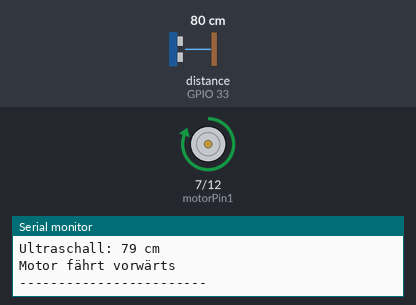
Simulated run of this sketch. Board: ESP32. On the bench: motor-driver pin pairs drawn as motors (green arrow = first pin HIGH = forward, orange = second pin HIGH = backward, longer = more drive, scaled by the enable pin), the last lines printed to the serial monitor. Wiring (inferred from the names in the program): ultrasonic range finder: trigger GPIO 32; echo GPIO 33. The inputs (shaded band) are chosen by the test bench; at power-on: distance to the obstacle (sensor on GPIO 33) 80 cm. The echo pulse lasts 58.3 µs per cm.

Above: at 1.2 s.
1.3 s: distance to the obstacle (sensor on GPIO 33) set to 13 cm
2.8 s: distance to the obstacle (sensor on GPIO 33) set to 10 cm
At 3.6 s:
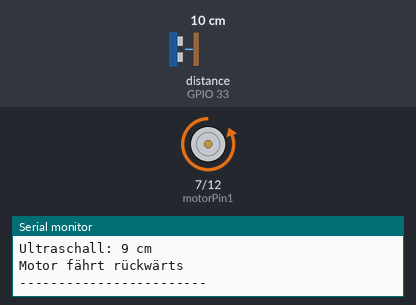
4.4 s: distance to the obstacle (sensor on GPIO 33) set to 18 cm
At 5.6 s:
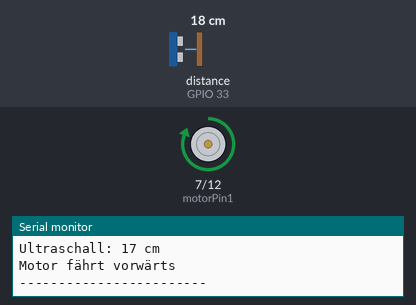
5.9 s: distance to the obstacle (sensor on GPIO 33) set to 2 cm
At 6.7 s:
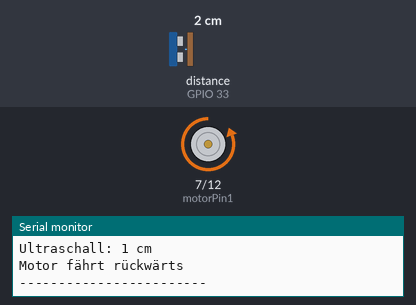
Timing chart, 0 to 8.6 s (numbered marks = the images above; inputs shaded):
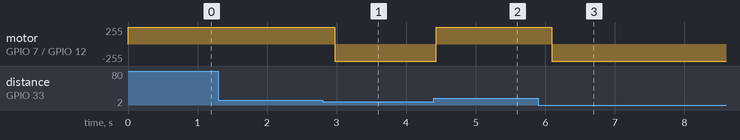

Measured:
- the behaviour switches between 12 and 11 cm on distance to the obstacle (sensor on GPIO 33) (found by bisection; images 0 and 1)
- after the input at 2.8 s, motor on GPIO 7 (motorPin1) / GPIO 12 (motorPin2): forward 255/255 → backward 255/255 after 0.18 s
- after the input at 4.4 s, motor on GPIO 7 (motorPin1) / GPIO 12 (motorPin2): backward 255/255 → forward 255/255 at once
- after the input at 5.9 s, motor on GPIO 7 (motorPin1) / GPIO 12 (motorPin2): forward 255/255 → backward 255/255 after 0.20 s

The sketch:

test.ino
```cpp
// Definiere die Pins für die Steuerung des Motors
const int motorPin1 = 7;  // IN1 (für Vorwärtsbewegung)
const int motorPin2 = 12;  // IN2 (für Rückwärtsbewegung)
const int enablePin = 13;  // ENA (PWM-Pin, um Geschwindigkeit zu steuern)
const int trigPin = 32;    // Trig Pin für Ultraschallsensor
const int echoPin = 33;    // Echo Pin für Ultraschallsensor
// Zeitintervalle für Vorwärts- und Rückwärtsbewegung
unsigned long forwardTime = 2000; // Motor dreht für 2 Sekunden vorwärts
unsigned long reverseTime = 2000; // Motor dreht für 2 Sekunden rückwärts
long duration;
int distance;

void setup() {
  // Setze die Pins als Ausgänge
  Serial.begin(9600);
  pinMode(motorPin1, OUTPUT);
  pinMode(motorPin2, OUTPUT);
  pinMode(enablePin, OUTPUT);
  // Aktivieren des Motors durch Setzen des Enable-Pins
  digitalWrite(enablePin, HIGH);
  pinMode(trigPin, OUTPUT);
  pinMode(echoPin, INPUT);

  Serial.println("Ultrasonic Sensor + Motorsteuerung gestartet...");
}

void loop() {
  // Ultraschallsensor auslesen
  digitalWrite(trigPin, LOW);
  delayMicroseconds(2);

  digitalWrite(trigPin, HIGH);
  delayMicroseconds(10);
  digitalWrite(trigPin, LOW);

  duration = pulseIn(echoPin, HIGH);
  distance = duration * 0.034 / 2;

  Serial.print("Ultraschall: ");
  Serial.print(distance);
  Serial.println(" cm");

  // Motorsteuerung basierend auf dem Abstand
  Motor();

  Serial.println("------------------------");
  delay(200);  // Kurze Verzögerung
}

// Motorsteuerung basierend auf dem Abstand
void Motor() {
  if (distance > 10) {
    // Motor vorwärts
    digitalWrite(motorPin1, HIGH);
    digitalWrite(motorPin2, LOW);
    Serial.println("Motor fährt vorwärts");
  }
  else {
    // Motor rückwärts
    digitalWrite(motorPin1, LOW);
    digitalWrite(motorPin2, HIGH);
    Serial.println("Motor fährt rückwärts");
  }
}
```
